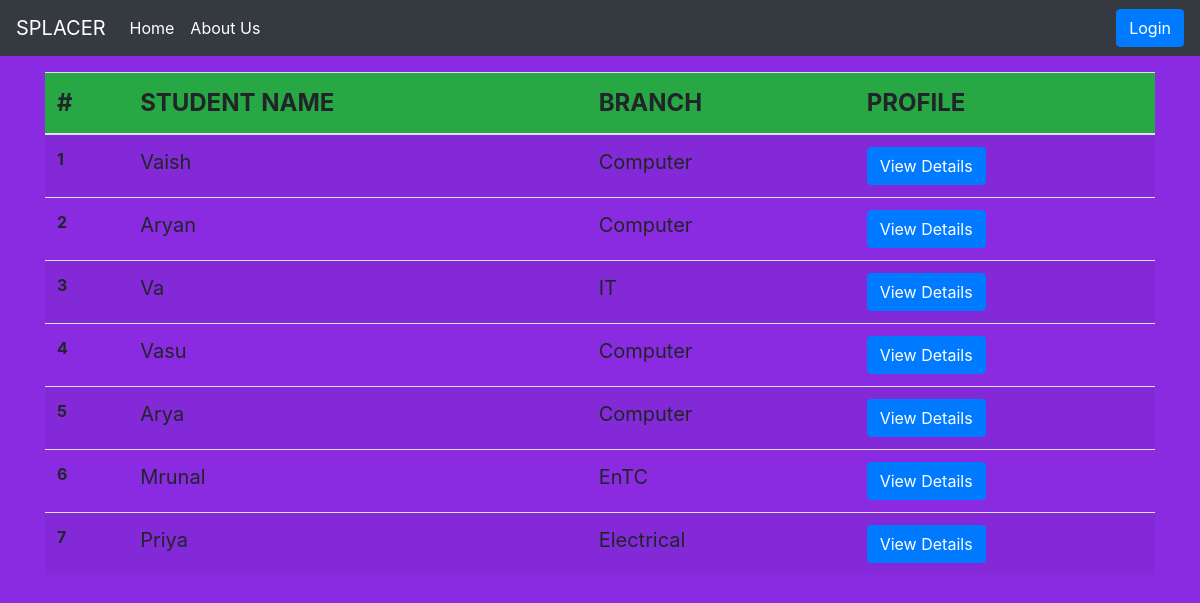
Before: /viewstudents/ with the older database file.
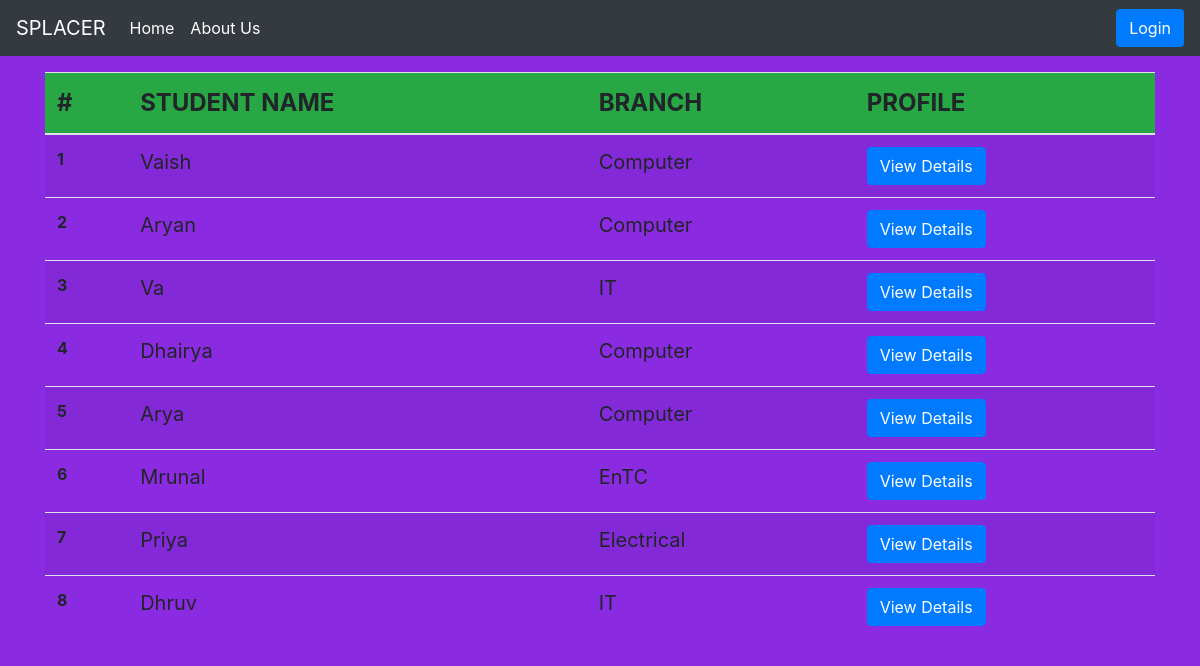
After: the same page with the newer database file.
### portal/models.py (models this page shows, shortened)
class Student(models.Model):
    choicesy = ((1, 'FY'), (2, 'SY'), (3, 'TY'), (4, 'Btech'))
    user = models.OneToOneField(User, on_delete=models.CASCADE)
    s_id = models.IntegerField(primary_key=True)
    resume = models.FileField(upload_to='uploads/',validators=[FileExtensionValidator(allowed_extensions=['pdf', 'doc', 'docx'])])
    b_id = models.ForeignKey(Branch, null = True, on_delete=models.SET_NULL)
    curr_year = models.IntegerField(choices = choicesy, default = 1)
    curr_sem = models.IntegerField(
        validators=[MinValueValidator(1), MaxValueValidator(8)], default = 1)
    status = models.BooleanField(default=False) #False means not placed
    verify = models.BooleanField(default = False) #False means details not verified

class Branch(models.Model):
    b_id = models.AutoField(primary_key = True)
    b_name = models.CharField(max_length = 150)

### portal/views.py (the view)
# urls.py: path('viewstudents/', viewstudents, name='viewstudents'),
def viewstudents(request):
    s = Student.objects.all()
    return render(request, 'portal/studentlist.html', {'student':s})

### portal/templates/portal/studentlist.html (shortened to what this page needs)
{% extends "portal/basic.html" %} {% load crispy_forms_tags %} {% block body %}
<link rel="stylesheet" href="https://use.fontawesome.com/releases/v5.8.1/css/all.css">
<div class="container mt-3">
         {% if final or shortlist %}
            <input type="hidden" id="am" name="am" value="{{round1}}">
            <table class="table table-striped">
                <thead>
                    <tr class="bg-success">
                        <th scope="col" style="font-size:24px">#</th>
                        <th scope="col" style="font-size:24px">STUDENT NAME</th>
                        <th scope="col" style="font-size:24px">BRANCH</th>
                        <th scope="col" style="font-size:24px">PROFILE</th>
                        <th scope="col" style="font-size:24px">ACTION</th>
                    </tr>
                </thead>
                <tbody>
                    {% for c in apps %}
                    <tr>
                        <th scope="row">{{c.student.s_id}}</th>
                        <td style="font-size:20px">{{c.student.user.username}}</td>
                        <td style="font-size:20px">{{c.student.b_id.b_name}}</td>
                        <td>
                            <a href="#" class="btn btn-primary">View Details</a>
                        </td>
                        <td>
                            <input type="checkbox" name="name" value='{{c.student.s_id}}' />&nbsp;
                        </td>
                    </tr>
                    {% endfor %}
                </tbody>
            </table>
            <div class="form-group">
                <button class="btn btn-outline-info my-3" id='comp' type="submit">Create Shortlist</button>
            </div>
        </form>
        {% else %}
        <table class="table table-striped">
            <thead>
                <tr class="bg-success">
                    <th scope="col" style="font-size:24px">#</th>
                    <th scope="col" style="font-size:24px">STUDENT NAME</th>
                    <th scope="col" style="font-size:24px">BRANCH</th>
                    <th scope="col" style="font-size:24px">PROFILE</th>
                </tr>
            </thead>
            <tbody>
                {% for c in student %}
                <tr>
                    <th scope="row">{{c.s_id}}</th>
                    <td style="font-size:20px">{{c.user.username}}</td>
                    <td style="font-size:20px">{{c.b_id.b_name}}</td>
                    <td>
                        <a href="#" class="btn btn-primary">View Details</a>
                    </td>
                </tr>
                {% endfor %}
            </tbody>
        </table>
        {% endif %}
</div>
{% endblock %} {% block js %} {% endblock %}

Changed rows visible on the page:
changed through a linked row, Student id 4: user.username "Vasu" → "Dhairya"
added Student: s_id "8", user.username "Dhruv", b_id.b_name "IT"
